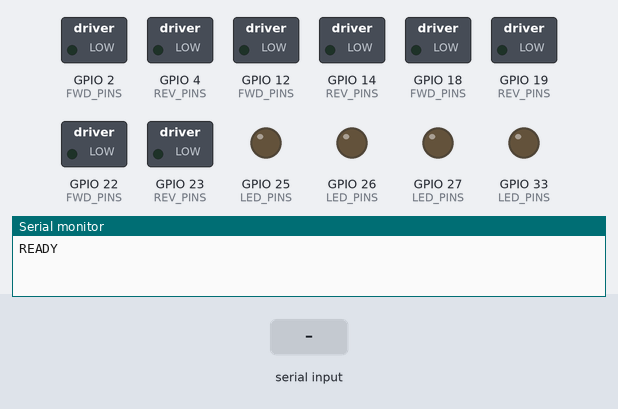
A sketch run on a simulated ESP32. Parts: switched loads named in the sketch (green lamp = pin HIGH), output pins drawn as LEDs (lit = HIGH), the last lines printed to the serial monitor. Inputs (shaded band) come from the test bench.

Above: at 1.7 s.
1.8 s: "OK:1,0,1,1\n" received over Serial
At 2.6 s:
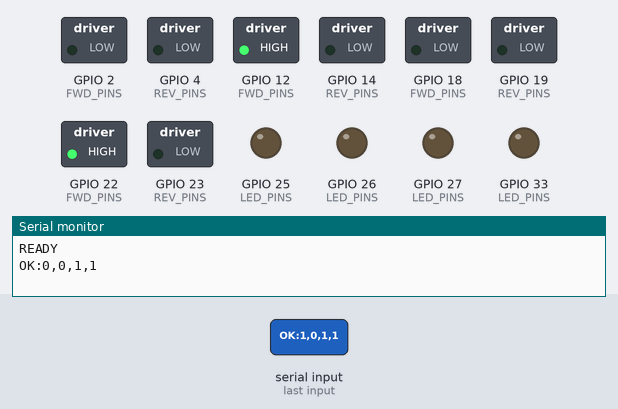
3.3 s: "LEDOK:1,0,1,0\n" received over Serial
At 3.8 s:
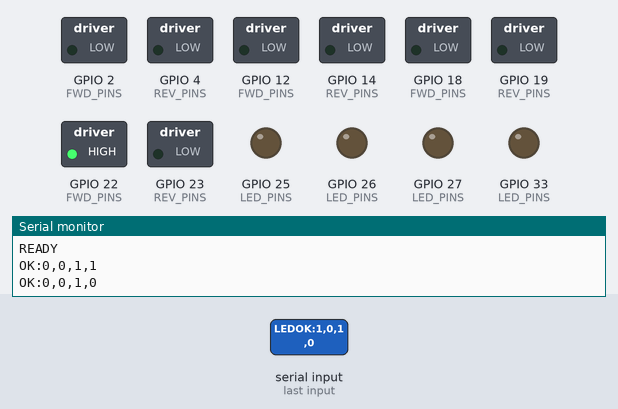
4.8 s: "STATE:1,0,1,1\n" received over Serial
At 6.0 s:
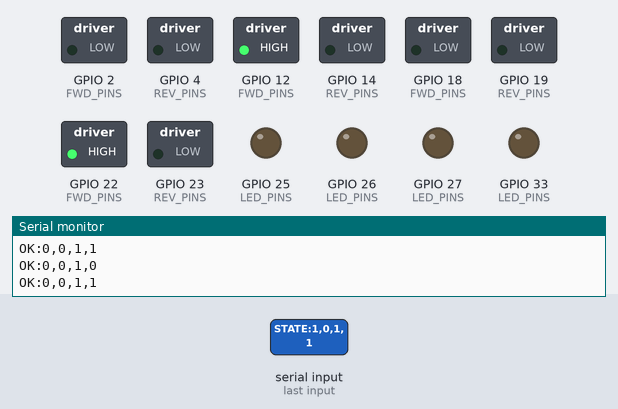
6.3 s: "LEDSTATE:1,0,1,0\n" received over Serial
At 7.2 s:
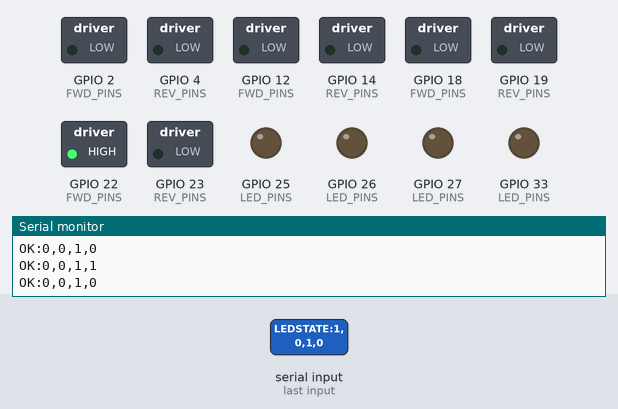
Timing chart, 0 to 37.8 s (numbered marks = the images above; inputs shaded):
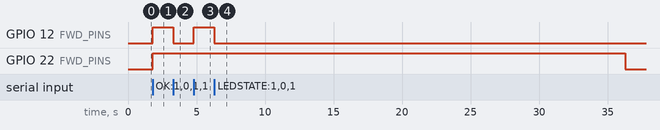

Measured:
- after the input at 1.8 s, GPIO 12 (FWD_PINS), GPIO 22 (FWD_PINS): LOW → HIGH at once
- after the input at 3.3 s, GPIO 12 (FWD_PINS): HIGH → LOW at once
- after the input at 4.8 s, GPIO 12 (FWD_PINS): LOW → HIGH at once
- after the input at 6.3 s, GPIO 12 (FWD_PINS): HIGH → LOW after 0.00 s instead of 28.5 s; GPIO 22 (FWD_PINS): HIGH → LOW after 30.0 s instead of 28.5 s

The sketch:

fan_controller.ino
```cpp
/*
 * SRACE v2 — ESP32 Fan + LED Controller
 *
 * Controls 4 DC fans via 2× L298N motor drivers AND 4 zone LEDs
 * over USB serial. Receives commands from Python optimizer.
 *
 * Wiring (ESP32 DevKit v1 30-pin):
 * ─────────────────────────────────────────────────
 *   L298N #1 (Fan 1 + Fan 2):
 *     IN1 → D2   (Fan 1 forward)
 *     IN2 → D4   (Fan 1 reverse — always LOW)
 *     IN3 → D18  (Fan 2 forward)
 *     IN4 → D19  (Fan 2 reverse — always LOW)
 *     ENA → jumpered HIGH (always enabled)
 *     ENB → jumpered HIGH (always enabled)
 *
 *   L298N #2 (Fan 3 + Fan 4):
 *     IN1 → D22  (Fan 3 forward)
 *     IN2 → D23  (Fan 3 reverse — always LOW)
 *     IN3 → D12  (Fan 4 forward)
 *     IN4 → D14  (Fan 4 reverse — always LOW)
 *     ENA → jumpered HIGH (always enabled)
 *     ENB → jumpered HIGH (always enabled)
 *
 *   LEDs (with 220Ω–330Ω resistor to GND each):
 *     LED_Z1  → D25
 *     LED_Z4  → D26
 *     LED_Z7  → D27
 *     LED_Z12 → D33
 *
 *   Power: L298N 12V input from external supply, GND shared with ESP32.
 * ─────────────────────────────────────────────────
 *
 * Fan Protocol (115200 baud serial):
 *   Send:    "1,0,1,1\n"          → Fan1 ON, Fan2 OFF, Fan3 ON, Fan4 ON
 *   Reply:   "OK:1,0,1,1"         → Confirmation echo
 *   Send:    "STATUS\n"           → Query current fan states
 *   Reply:   "STATE:1,0,1,1"      → Current fan states
 *   Send:    "ALLOFF\n"           → Emergency stop (fans only)
 *   Reply:   "OK:0,0,0,0"         → All fans off
 *
 * LED Protocol (same serial line):
 *   Send:    "LED:1,0,1,0\n"      → LED Z1 ON, Z4 OFF, Z7 ON, Z12 OFF
 *   Reply:   "LEDOK:1,0,1,0"      → Confirmation echo
 *   Send:    "LEDSTATUS\n"        → Query current LED states
 *   Reply:   "LEDSTATE:1,0,1,0"   → Current LED states
 *   Send:    "LEDOFF\n"           → All LEDs off
 *   Reply:   "LEDOK:0,0,0,0"      → All LEDs off
 *
 * Common:
 *   Startup: "READY"              → ESP32 booted and ready
 *   Send:    "PING\n"             → Keepalive
 *   Reply:   "PONG"
 *
 * Safety: 30-second watchdog — if no command of ANY kind received
 *         within 30s, ALL fans AND LEDs turn OFF automatically.
 */

// ═══════════════════════════════════════════════════
//  FAN PIN DEFINITIONS — 2× L298N, 4 fans (UNCHANGED)
// ═══════════════════════════════════════════════════

// Each fan uses a pin pair: [forward_pin, reverse_pin]
// Fan ON  = forward HIGH, reverse LOW
// Fan OFF = both LOW

// L298N Board #1
const int FAN1_FWD = 2;    // IN1 → Fan 1 forward
const int FAN1_REV = 4;    // IN2 → Fan 1 reverse (always LOW)
const int FAN2_FWD = 18;   // IN3 → Fan 2 forward
const int FAN2_REV = 19;   // IN4 → Fan 2 reverse (always LOW)

// L298N Board #2
const int FAN3_FWD = 22;   // IN1 → Fan 3 forward
const int FAN3_REV = 23;   // IN2 → Fan 3 reverse (always LOW)
const int FAN4_FWD = 12;   // IN3 → Fan 4 forward
const int FAN4_REV = 14;   // IN4 → Fan 4 reverse (always LOW)

const int NUM_FANS = 4;

// Pin arrays for easy iteration
const int FWD_PINS[NUM_FANS] = {FAN1_FWD, FAN2_FWD, FAN3_FWD, FAN4_FWD};
const int REV_PINS[NUM_FANS] = {FAN1_REV, FAN2_REV, FAN3_REV, FAN4_REV};

// ═══════════════════════════════════════════════════
//  LED PIN DEFINITIONS — 4 zone LEDs (NEW)
// ═══════════════════════════════════════════════════

// Each LED: GPIO → 220Ω resistor → LED → GND
// ON = HIGH, OFF = LOW (binary only, no PWM)

const int LED_Z1  = 25;   // Zone 1 LED
const int LED_Z4  = 26;   // Zone 4 LED
const int LED_Z7  = 27;   // Zone 7 LED
const int LED_Z12 = 33;   // Zone 12 LED

const int NUM_LEDS = 4;

const int LED_PINS[NUM_LEDS] = {LED_Z1, LED_Z4, LED_Z7, LED_Z12};

// ═══════════════════════════════════════════════════
//  STATE
// ═══════════════════════════════════════════════════

int fanStates[NUM_FANS] = {0, 0, 0, 0};    // Current fan states
int ledStates[NUM_LEDS] = {0, 0, 0, 0};    // Current LED states (NEW)
unsigned long lastCommandTime = 0;           // For watchdog
const unsigned long WATCHDOG_MS = 30000;     // 30 second timeout

// ═══════════════════════════════════════════════════
//  SETUP
// ═══════════════════════════════════════════════════

void setup() {
  Serial.begin(115200);

  // Configure fan pins as outputs (UNCHANGED)
  for (int i = 0; i < NUM_FANS; i++) {
    pinMode(FWD_PINS[i], OUTPUT);
    pinMode(REV_PINS[i], OUTPUT);
    digitalWrite(FWD_PINS[i], LOW);
    digitalWrite(REV_PINS[i], LOW);
  }

  // Configure LED pins as outputs (NEW)
  for (int i = 0; i < NUM_LEDS; i++) {
    pinMode(LED_PINS[i], OUTPUT);
    digitalWrite(LED_PINS[i], LOW);
  }

  delay(500);  // Let serial settle
  Serial.println("READY");
  lastCommandTime = millis();
}

// ═══════════════════════════════════════════════════
//  FAN CONTROL (UNCHANGED)
// ═══════════════════════════════════════════════════

void setFan(int fanIndex, int state) {
  if (fanIndex < 0 || fanIndex >= NUM_FANS) return;

  fanStates[fanIndex] = state;

  if (state) {
    // Fan ON: forward HIGH, reverse LOW
    digitalWrite(FWD_PINS[fanIndex], HIGH);
    digitalWrite(REV_PINS[fanIndex], LOW);
  } else {
    // Fan OFF: both LOW
    digitalWrite(FWD_PINS[fanIndex], LOW);
    digitalWrite(REV_PINS[fanIndex], LOW);
  }
}

void allFansOff() {
  for (int i = 0; i < NUM_FANS; i++) {
    setFan(i, 0);
  }
}

// ═══════════════════════════════════════════════════
//  LED CONTROL (NEW)
// ═══════════════════════════════════════════════════

void setLed(int ledIndex, int state) {
  if (ledIndex < 0 || ledIndex >= NUM_LEDS) return;

  ledStates[ledIndex] = state ? 1 : 0;
  digitalWrite(LED_PINS[ledIndex], ledStates[ledIndex] ? HIGH : LOW);
}

void allLedsOff() {
  for (int i = 0; i < NUM_LEDS; i++) {
    setLed(i, 0);
  }
}

// ═══════════════════════════════════════════════════
//  SERIAL COMMAND PARSER
// ═══════════════════════════════════════════════════

void processCommand(String cmd) {
  cmd.trim();

  if (cmd.length() == 0) return;

  lastCommandTime = millis();  // Reset watchdog on ANY valid command

  // ── PING keepalive ──
  if (cmd == "PING") {
    Serial.println("PONG");
    return;
  }

  // ────────────────────────────────────────────────
  //  LED COMMANDS (NEW — checked first via prefix)
  // ────────────────────────────────────────────────

  // ── LED state command: "LED:1,0,1,0" ──
  if (cmd.startsWith("LED:")) {
    String payload = cmd.substring(4);  // strip "LED:" prefix
    payload.trim();

    int states[NUM_LEDS];
    int idx = 0;
    int start = 0;

    for (int i = 0; i <= (int)payload.length(); i++) {
      if (i == (int)payload.length() || payload[i] == ',') {
        String val = payload.substring(start, i);
        val.trim();
        states[idx] = val.toInt();
        idx++;
        start = i + 1;
        if (idx >= NUM_LEDS) break;
      }
    }

    if (idx < NUM_LEDS) {
      Serial.print("ERR:LED expected ");
      Serial.print(NUM_LEDS);
      Serial.print(" values, got ");
      Serial.println(idx);
      return;
    }

    for (int i = 0; i < NUM_LEDS; i++) {
      setLed(i, states[i] ? 1 : 0);
    }

    // Echo confirmation
    Serial.print("LEDOK:");
    for (int i = 0; i < NUM_LEDS; i++) {
      Serial.print(ledStates[i]);
      if (i < NUM_LEDS - 1) Serial.print(",");
    }
    Serial.println();
    return;
  }

  // ── LEDSTATUS query ──
  if (cmd == "LEDSTATUS") {
    Serial.print("LEDSTATE:");
    for (int i = 0; i < NUM_LEDS; i++) {
      Serial.print(ledStates[i]);
      if (i < NUM_LEDS - 1) Serial.print(",");
    }
    Serial.println();
    return;
  }

  // ── LEDOFF — all LEDs off ──
  if (cmd == "LEDOFF") {
    allLedsOff();
    Serial.println("LEDOK:0,0,0,0");
    return;
  }

  // ────────────────────────────────────────────────
  //  FAN COMMANDS (UNCHANGED — original logic below)
  // ────────────────────────────────────────────────

  // ── STATUS query ──
  if (cmd == "STATUS") {
    Serial.print("STATE:");
    for (int i = 0; i < NUM_FANS; i++) {
      Serial.print(fanStates[i]);
      if (i < NUM_FANS - 1) Serial.print(",");
    }
    Serial.println();
    return;
  }

  // ── ALLOFF emergency stop ──
  if (cmd == "ALLOFF") {
    allFansOff();
    Serial.println("OK:0,0,0,0");
    return;
  }

  // ── Fan state command: "1,0,1,1" ──
  int states[NUM_FANS];
  int idx = 0;
  int start = 0;

  for (int i = 0; i <= (int)cmd.length(); i++) {
    if (i == (int)cmd.length() || cmd[i] == ',') {
      String val = cmd.substring(start, i);
      val.trim();
      states[idx] = val.toInt();
      idx++;
      start = i + 1;
      if (idx >= NUM_FANS) break;
    }
  }

  // Validate we got exactly 4 values
  if (idx < NUM_FANS) {
    Serial.print("ERR:expected ");
    Serial.print(NUM_FANS);
    Serial.print(" values, got ");
    Serial.println(idx);
    return;
  }

  // Apply states
  for (int i = 0; i < NUM_FANS; i++) {
    setFan(i, states[i] ? 1 : 0);
  }

  // Echo confirmation
  Serial.print("OK:");
  for (int i = 0; i < NUM_FANS; i++) {
    Serial.print(fanStates[i]);
    if (i < NUM_FANS - 1) Serial.print(",");
  }
  Serial.println();
}

// ═══════════════════════════════════════════════════
//  MAIN LOOP
// ═══════════════════════════════════════════════════

void loop() {
  // ── Read serial commands ──
  if (Serial.available() > 0) {
    String cmd = Serial.readStringUntil('\n');
    processCommand(cmd);
  }

  // ── Watchdog: kill fans AND LEDs if no command in 30s ──
  if (millis() - lastCommandTime > WATCHDOG_MS) {
    // Check if anything is actually on before printing
    bool anyOn = false;
    for (int i = 0; i < NUM_FANS; i++) {
      if (fanStates[i]) { anyOn = true; break; }
    }
    if (!anyOn) {
      for (int i = 0; i < NUM_LEDS; i++) {
        if (ledStates[i]) { anyOn = true; break; }
      }
    }

    if (anyOn) {
      allFansOff();
      allLedsOff();
      Serial.println("WATCHDOG:all_off");
    }

    lastCommandTime = millis();  // Reset to avoid spamming
  }
}
```
